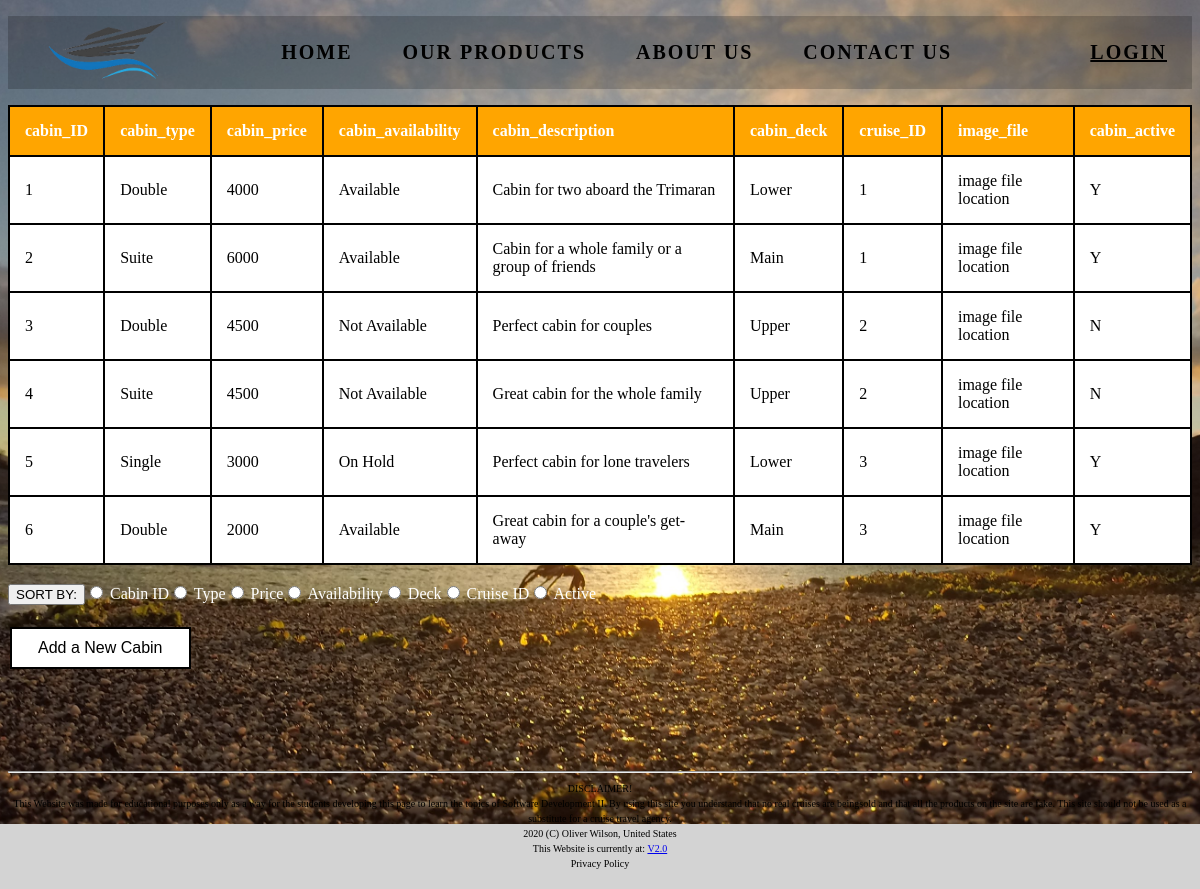
The app's page /HTML/AdminCabinTable.php, older data.
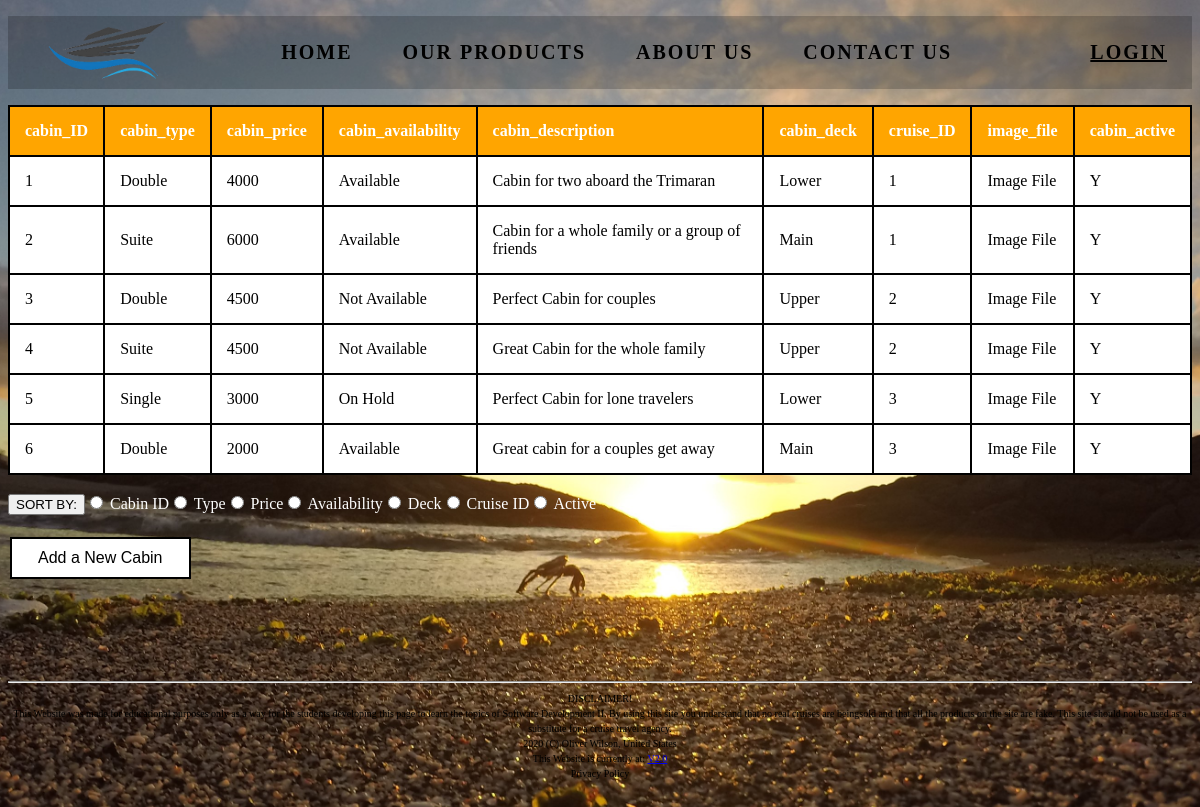
The same page, newer data.
### tables this page shows
CREATE TABLE T18_Cabins (
    cabin_ID INT(100) PRIMARY KEY auto_increment,
    cabin_type ENUM("Single", "Double", "Suite"),
    cabin_price INT,
    cabin_availability ENUM("Available", "Not Available", "On Hold") NOT NULL,
    cabin_description VARCHAR(100),
    cabin_deck ENUM("Main", "Lower", "Upper"),
    cruise_ID INT(100),  
    image_file VARCHAR(100) DEFAULT "Image File",
    cabin_active ENUM("Y", "N") NOT NULL DEFAULT "Y"  
);

### HTML/AdminCabinTable.php (the view, shortened to what this page needs)
<!DOCTYPE html>
<html lang="en">
<head>
</head>
<body style = "background-color: lightgray;">
<?php
	require "SCnavbar.php";
	require ("../connect_db.php");
	echo "<table border = 1>";
		echo "<tr>";
	$table = "T18_Cabins";
	$q = "EXPLAIN $table";
	$r = mysqli_query($dbc, $q);
	if (isset($_POST['sort'])) {
		$sort_type = $_POST['sort'];
	}
	else {
		$sort_type = "cabin_ID";
	}
	if ($r) {
		while ($row=mysqli_fetch_array($r, MYSQLI_NUM)) {
			echo "<TH>" . $row[0] . "</TH>";
		}
		echo "</tr>";
	}
	else {
		echo "<p>" . mysqli_error($dbc) . "</p>";
	}
	$q = "SELECT * FROM $table
			ORDER BY $sort_type";
	$r = mysqli_query($dbc, $q);
		echo "<tr>";
	if ($r) {
		while ($row = mysqli_fetch_array($r, MYSQLI_NUM)) {
			for ($x = 0; $x < 9; $x++) {
				echo "<td>" . $row[$x] . "</td>";
			}
			echo "</tr>";
		}
	}
	echo "</table>";
	echo "<form style = 'color: white;' action = 'AdminCabinTable.php' method = 'POST'>";
		echo "<br> <input type = 'submit' value = 'SORT BY:'>";
		echo "<input type = 'radio' name = 'sort' value = 'cabin_ID'>				Cabin ID";
		echo "<input type = 'radio' name = 'sort' value = 'cabin_type'>				Type";
		echo "<input type = 'radio' name = 'sort' value = 'cabin_price'>			Price";
		echo "<input type = 'radio' name = 'sort' value = 'cabin_availability'> 	Availability";
		echo "<input type = 'radio' name = 'sort' value = 'cabin_deck'>				Deck";
		echo "<input type = 'radio' name = 'sort' value = 'cruise_ID'>				Cruise ID";
		echo "<input type = 'radio' name = 'sort' value = 'cabin_active'>			Active";
	echo "</form>";
	echo "<br><form action='AddRowCabin.php'>";
		echo "<button class='button button1' onclick=> Add a New Cabin </button>";
	echo "</form>";
	echo "<br><br><br><br><br>";
	echo "<hr>";
	include "SCfooter.php";
	echo "<br>";
?>
</body>
</html>

### HTML/SCnavbar.php (shortened to what this page needs)
<?php
	echo "<div class=\"header\">";
		echo "<ul>";
			echo "<li style='float: left;'><img src='Logo.png'></li>";
			echo "<li><a href='HomePage.php'>Home</a></li>";
			echo "<li><a href='HomePage.php'>Our Products</a></li>";
			echo "<li><a href='AboutUs.php'>About Us</a></li>";
			echo "<li><a href='ContactUs.php'>Contact Us</a></li>";
			echo "<li style='float: right;'><a href='Admin.php'> <u>Login</u> </a></li>";
		echo "</ul>";
	echo "</div>";
?>

### HTML/SCfooter.php (shortened to what this page needs)
<?php
	echo "<footer style='font-size: 12px; text-align: center;'> <small> DISCLAIMER! <br> This Website was made for educational purposes only as a way for the students developing this page to learn";
				echo " the topics of Software Development II. By using this site you understand that no real cruises are being";
				echo "sold and that all the products on the site are fake. This site should not be used as a substitute for a cruise travel agency.";
				echo "<br>";
				echo "2020 (C) " . FILE_AUTHOR . ", United States";
				echo "<br> This Website is currently at: <a href='Change.php'> V2.0 </a>";
				echo "<br>  Privacy Policy";
	echo "</footer>";
?>

### HTML/AdminCabinTable.php (style rules this page uses)
body { background: url(Crab.jpg) no-repeat; background-size: cover; height: 100vh; background-position: center; }
img { size: cover; position: center; height: 60px; width: 120px; margin-top: 5px; margin-bottom: -50px; }
table, td { margin-right:auto; margin-left: auto; border:2px solid black; border-collapse:collapse; padding: 15px; text-align: left; background-color: white; }
th { margin-right:auto; margin-left: auto; border:2px solid black; border-collapse:collapse; padding: 15px; text-align: left; background-color: orange; color:white; }
.button { border: none; color: white; padding: 10px 26px; text-align: center; text-decoration: none; display: inline-block; font-size: 16px; margin: 4px 2px; transition-duration: 0.4s; cursor: pointer; }
.button1 { background-color: white; color: black; border: 2px solid black; }

Row changes from the older to the newer data that the page shows:
changed t18_cabins id 3: cabin_description "Perfect cabin for couples" → "Perfect Cabin for couples"
changed t18_cabins id 4: cabin_description "Great cabin for the whole family" → "Great Cabin for the whole family"
changed t18_cabins "Single": cabin_description "Perfect cabin for lone travelers" → "Perfect Cabin for lone travelers"
Text that changed along with them:
new list line: "Image File"
new list line: "Y"
new list line: "Great cabin for a couples get away"
list line gone: "image file location"
list line gone: "N"
list line gone: "Great cabin for a couple's get-away"
